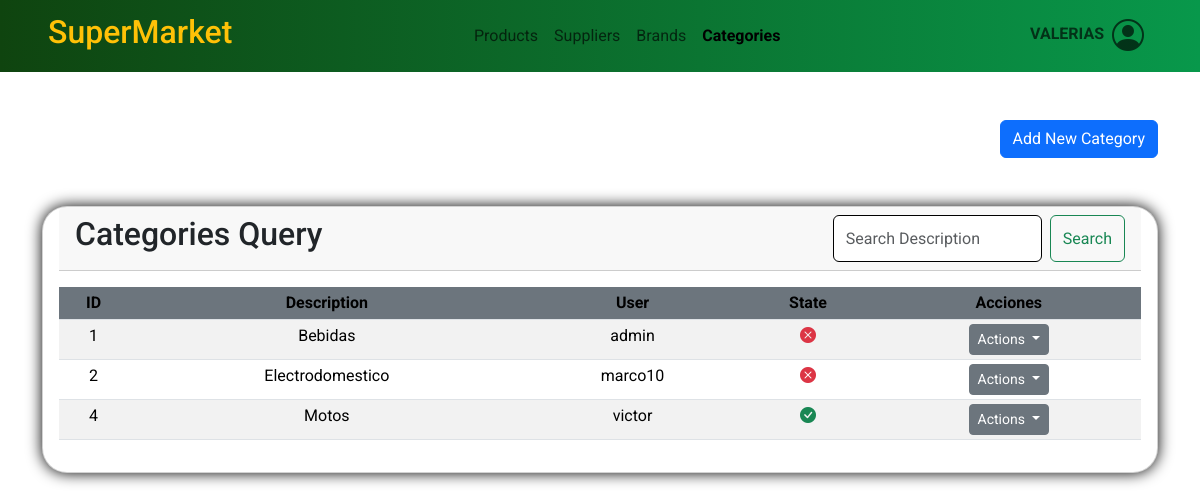
The page /categories/ (signed in) on the database its author committed.
### ventas/models.py (models this page shows, shortened)
class Company(models.Model):
    business_name = models.CharField(max_length=100)
    ruc = models.BigIntegerField(unique=True)  # BigIntegerField si el RUC puede ser un número grande

class Category(models.Model):
    description = models.CharField(verbose_name='Categoria',max_length=100, validators=[letters_only_validator])
    user = models.ForeignKey(User,on_delete=models.CASCADE)
    created = models.DateTimeField(auto_now_add=True)
    updated = models.DateTimeField(auto_now=True)
    state = models.BooleanField('Activo', default = True)
    class Meta:
        verbose_name = 'Categoria'
        verbose_name_plural = 'Categorias'
        ordering = ['description']
        indexes = [models.Index(fields=['description']),]

### ventas/views.py (the view, shortened to what this page needs)
# urls.py: path('categories/', views.categories, name='categories'),
@login_required
def categories(request):
    company = Company.objects.first()
    categories = Category.objects.all().order_by('id')
    users = User.objects.all()
    if request.method == 'GET':
        query = request.GET.get('q')
        if query:
            categories = categories.filter(description__icontains=query)
        data = {
            "title1": "Categories",
            "title2": "Categories Query",
            "form": CategoryForm(),
            'categories': categories,
            'company': company,
            'users': users,
        }
        return render(request, 'ventas/categories/categories.html', data)

### ventas/forms.py
class CategoryForm(ModelForm):
    class Meta:
        model = Category
        fields = ['description', 'user', 'state']

### templates/ventas/categories/categories.html (shortened to what this page needs)
{% extends 'base.html' %}
{% block content %}
<div class="container mt-5">
    <div class="row">
        <div class="col text-end">
            <button type="button" class="btn btn-primary" data-bs-toggle="modal" data-bs-target="#modalCrearCategory">
                Add New Category
            </button>
        </div>
    </div>
    <div class="row">
        <div class="col">
            <div class="card text-center my-5"  style="border-radius: 25px;">
                <div class="card-header d-flex justify-content-between mx-3">
                    <h2>{{ title2 }}</h2>
                    <form class="d-flex" role="search">
                        <input class="form-control me-2 border-black" type="search" name="q" id="search-input" placeholder="Search Description"
                            aria-label="Search" value="{{ request.GET.q }}">
                        <button class="btn btn-outline-success" type="submit" id="search-button">Search</button>
                    </form>
                </div>
                <div class="card-body">
                    <div class="table">
                        <table class="table table-striped text-center table-sm">
                            <thead>
                                <tr>
                                    <th class="bg-secondary">ID</th>
                                    <th class="bg-secondary">Description</th>
                                    <th class="bg-secondary">User</th>
                                    <th class="bg-secondary">State</th>
                                    <th class="bg-secondary">Acciones</th>
                                </tr>
                            </thead>
                            <tbody>
                                {% for category in categories %}
                                <tr>
                                    <td class="text-center">{{ category.id }}</td>
                                    <td class="text-center">{{ category.description }}</td>
                                    <td class="text-center">{{ category.user }}</td>
                                    {% if category.state %}
                                    <td class="text-center"><i class="bi bi-check-circle-fill text-success"></i>
                                    </td>
                                    {% else %}
                                    <td class="text-center"><i class="bi bi-x-circle-fill text-danger"></i></td>
                                    {% endif %}
                                    <td class="text-center">
                                        <div class="dropdown-center">
                                            <button class="btn btn-secondary btn-sm dropdown-toggle" type="button"
                                                data-bs-toggle="dropdown" aria-expanded="false">
                                                Actions
                                            </button>
                                        </div>
                                    </td>
                                </tr>
                                {% endfor %}
                            </tbody>
                        </table>
                    </div>
                </div>
            </div>
        </div>
    </div>
</div>
{% endblock content %}

### templates/base.html (shortened to what this page needs)
<!doctype html>
<html lang="en">
<head>
    {% load static %}
    <link href="https://cdn.jsdelivr.net/npm/bootstrap@5.3.3/dist/css/bootstrap.min.css" rel="stylesheet"
>
    <link rel="stylesheet" href="https://cdn.jsdelivr.net/npm/bootstrap-icons@1.10.5/font/bootstrap-icons.css">
    <link rel="stylesheet" type="text/css" href="{% static 'css/main.css' %}">
</head>
<body class="fondo1">
    <header id="header">
        <nav class="navbar navbar-expand-lg  sticky-top justify-content-between" id="nav">
            <a href="#" class="navbar-brand mx-5">
                <h2 class="text-warning">{{ company.business_name }}</h2>
            </a>
            <div class="collapse navbar-collapse flex-grow-0 mx-5" id="contenido-nav">
                <ul class="navbar-nav">
                    <li class="nav-item">
                        <a href="{% url 'ventas:products' %}"
                            class="nav-link {% if '/products/' in request.path %}active fw-bold{% endif %}">
                            Products
                        </a>
                    </li>
                    <li class="nav-item">
                        <a href="{% url 'ventas:suppliers' %}"
                            class="nav-link {% if '/suppliers/' in request.path %}active fw-bold{% endif %}">
                            Suppliers
                        </a>
                    </li>
                    <li class="nav-item">
                        <a href="{% url 'ventas:brands' %}"
                            class="nav-link {% if '/brands/' in request.path %}active fw-bold{% endif %}">
                            Brands
                        </a>
                    </li>
                    <li class="nav-item">
                        <a href="{% url 'ventas:categories' %}"
                            class="nav-link {% if '/categories/' in request.path %}active fw-bold{% endif %}">
                            Categories
                        </a>
                    </li>
                </ul>
            </div>
            <div class="collapse navbar-collapse flex-grow-0 mx-5" id="contenido-nav">
                <ul class="navbar-nav">
                    <li class="nav-item dropdown">
                        <div class="btn-group">
                            <a href="#" class="nav-link dropdown fs-3 d-flex align-items-center" id="btn-dropdown-informacion"
                                data-bs-toggle="dropdown" aria-haspopup="true" aria-expanded="true">
                                <div class="d-flex flex-column me-2 fw-bolder">
                                    {% if user.is_authenticated %}
                                    <span class="fs-6">{{ user.username.upper }}</span>
                                    {% else %}
                                    <span>Guest</span>
                                    {% endif %}
                                </div>
                                <i class="bi bi-person-circle"></i>
                            </a>
                        </div>
                    </li>
                </ul>
            </div>
        </nav>
    </header>
    <main id="content">
        {% block content %}{% endblock content %}
    </main>
</body>
</html>

### static/css/main.css (style rules this page uses)
body { font-family: 'Roboto', sans-serif; margin: 0; padding: 0; background-color: #f8f8f8; color: #333333; }
#nav { background: linear-gradient(to right, #0f440f, #08984b); }
.card { box-shadow: 0 0 15px 0 black; }
.nav-link.dropdown { display: flex; align-items: center; padding: 0; }
.nav-link.dropdown .bi-person-circle { font-size: 2rem; }
.nav-link.dropdown .flex-column { display: flex; flex-direction: column; align-items: flex-start; margin-top: -4px; }
.fondo1 { background: url('https://images.unsplash.com/photo-1528733918455-5a59687cedf0?crop=entropy&cs=tinysrgb&fit=crop&fm=jpg&h=900&ixid=MnwxfDB8MXxyYW5kb218MHx8c3VwZXJtYXJrZXR8fHx8fHwxNzE3MTM0ODc3&ixlib=rb-4.0.3&q=80&utm_campaign=api-credit&utm_medium=referral&utm_source=unsplash_source&w=1600') no-repeat center center; background-size: cover; }

### rows shown on the page
Company: business_name "SuperMarket"
Category: id "1", description "Bebidas", user "admin", state False (drawn)
Category: id "2", description "Electrodomestico", user "marco10", state False (drawn)
Category: id "4", description "Motos", user "victor", state True (drawn)

### other values the page prints
{{ user.username.upper }} "VALERIAS"
{{ title2 }} "Categories Query"
